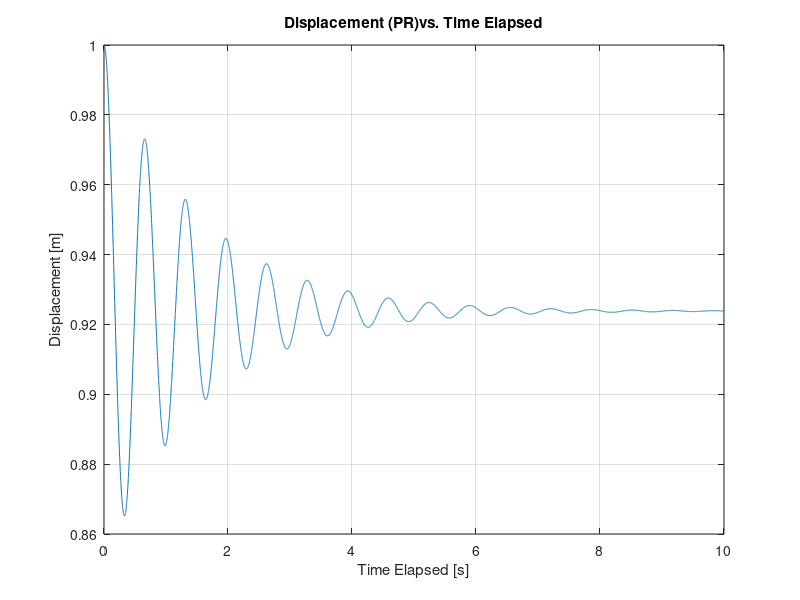
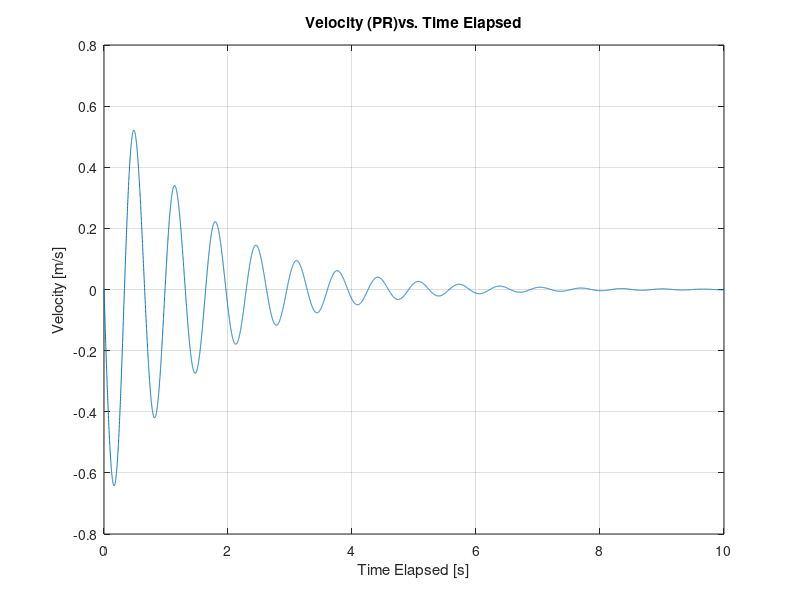
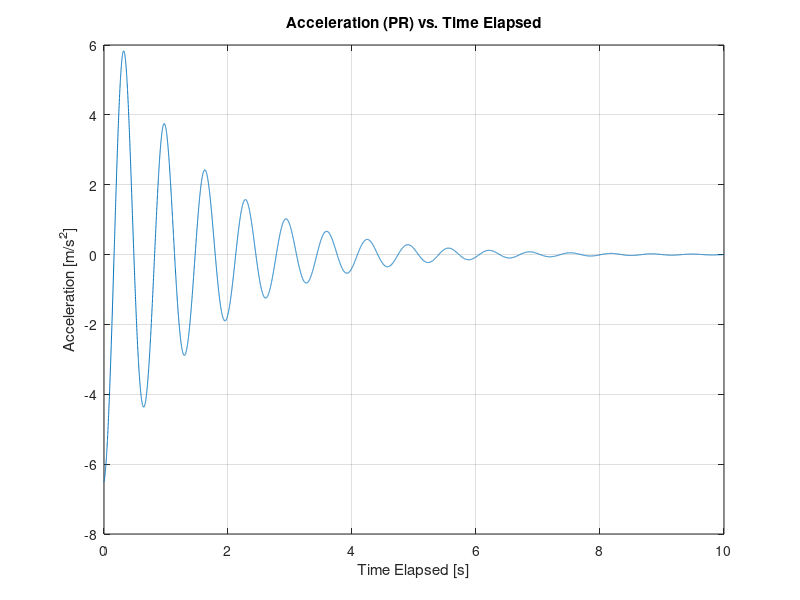
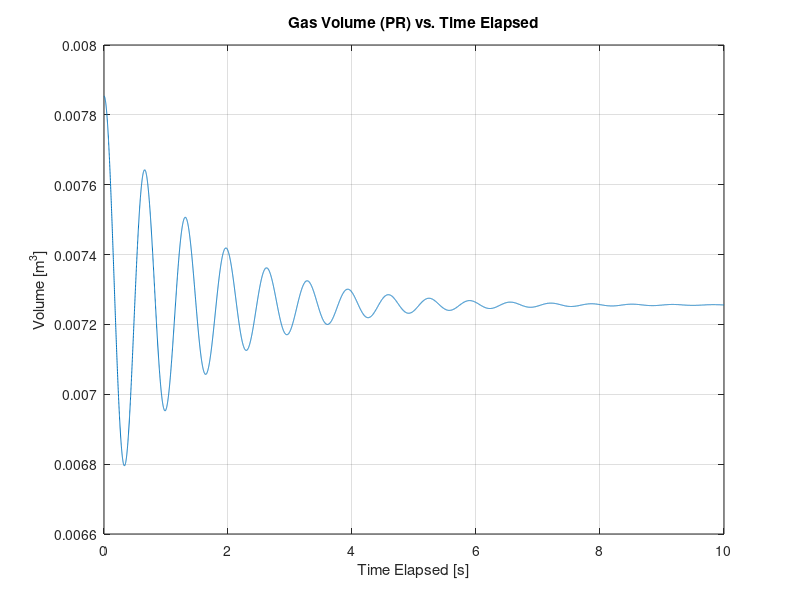

Source code (MATLAB) for these figures, in order: (Note: this script raises an error after producing the figures.)
h = 1e-3; %increments of time
t=0:h:10; %time elapsed
L1 = 1; %piston bottom to cylinder bottom initial distance 
x0 = L1; %initial position
v0 = 0; %initial velocity
R = 8.314; %gas constant (J/(mol*K))
T = 310; %Temperature of gas (k)
n = 0.323; %moles of gas (moles)
m = 1.5; %Mass of piston 
Patm = 101325; 
x=zeros(1,length(t));
x(1)=x0;
v=zeros(1,length(t));
v(1)=v0;
M = 9; 
mu = 1450; %change to 0 for reversible!)
r = 0.05; %Cylinder radius (m)
L2 = 0.03; %piston thickness
g = 9.81; %gravity

Tc = 33.19; %K
Pc = 1.313*10^6; %pa
phi = 0.45724;
Omega = 0.07780;
omega = -0.216;
sig = 1 +sqrt(2);
eps = 1-sqrt(2);

Tr = T/Tc;
alpha = (1+(0.37464+1.54225*omega-0.26992*omega^2)*(1-sqrt(Tr)))^2;

% change the function depending on the system

a = phi*alpha*R^2*Tc^2/Pc; %a(T)
b = Omega*(R*Tc/Pc);

% change the function depending on the system
P =@(x) ((R*T)./(((pi*r^2.*x)/n) -b)) - (a/((sig-eps)*b))*((1./(pi*r^2.*x) +eps*b) - (1./((pi*r^2.*x)+sig*b)));
F_tx=@(x,v) v;
F_tv=@(x,v) -(mu*2*pi*r*L2/(M+m)).*v-g-((Patm-P(x)).*pi*r^2/(M+m));

% calculation loop
for i=1:(length(t)-1)
    
    kx1 = F_tx(x(i),v(i))*h;
    kv1 = F_tv(x(i),v(i))*h;
    kx2 = F_tx(x(i)+kx1/2,v(i)+kv1/2)*h;
    kv2 = F_tv(x(i)+kx1/2,v(i)+kv1/2)*h;
    kx3 = F_tx((x(i)+kx2/2),v(i)+kv2/2)*h;
    kv3 = F_tv((x(i)+kx2/2),(v(i)+kv2/2))*h;
    kx4 = F_tx((x(i)+kx3),v(i)+kv3)*h;
    kv4 = F_tv((x(i)+kx3),(v(i)+kv3))*h;
    
    x(i+1) = x(i) + (kx1+2*kx2+2*kx3+kx4)/6; 
    v(i+1) = v(i) + (kv1+2*kv2+2*kv3+kv4)/6;

end

%displacement vs time
figure;
plot(t, x);
xlabel('Time Elapsed [s]');
ylabel('Displacement [m]');
title('Displacement (PR)vs. Time Elapsed');
grid on; 

%velocity vs time
figure;
plot(t, v);
xlabel('Time Elapsed [s]');
ylabel('Velocity [m/s]');
title('Velocity (PR)vs. Time Elapsed');
grid on; 

%acceleration vs time
accel = F_tv(x,v);
figure;
plot(t, accel);
xlabel('Time Elapsed [s]');
ylabel('Acceleration [m/s^2]');
title('Acceleration (PR) vs. Time Elapsed');
grid on; 

volume = (pi*r^2.*x);
figure;
plot(t, volume);
xlabel('Time Elapsed [s]');
ylabel('Volume [m^3]');
title('Gas Volume (PR) vs. Time Elapsed');
grid on; 

Pres = ((R*T)./(((pi*r^2.*x)/n) -b)) - (a/((sig-eps)*b))*((1./(pi*r^2.*x) +eps*b) - (1./((pi*r^2.*x)+sig*b)));
figure;
plot(t, Pres);
xlabel('Time Elapsed [s]');
ylabel('Pressure [Pa]');
title('Gas Pressure (PR) vs. Time Elapsed');
grid on; 

Wg = (M+m)*g*(L1-x);
figure;
plot(t, Wg);
xlabel('Time Elapsed [s]');
ylabel('Work [J]');
title('Gravity Work (PR) vs. Time Elapsed');
grid on; 

Watm = Patm*pi*r^2*(L1-x);
figure;
plot(t, Watm);
xlabel('Time Elapsed [s]');
ylabel('Work [J]');
title('Atmospheric Work (PR) vs. Time Elapsed');
grid on; 

W_fr = -cumtrapz(t, mu*2*pi*r*L2*v.^2);
figure;
plot(t, W_fr);
xlabel('Time Elapsed [s]');
ylabel('Work [J]');
title('Friction Work (PR) vs. Time Elapsed');
grid on; 

integrand = (R * T) ./ ((pi * r^2 .* x) / n - b) - ...
            (a ./ (((pi * r^2 .* x) / n + eps * b)) .* ((pi * r^2 .* x / n + sig * b)));
W_gas = pi*r^2*cumtrapz(x, integrand);
figure;
plot(t, W_gas);
xlabel('Time Elapsed [s]');
ylabel('Work [J]');
title('Gas Work (PR) vs. Time Elapsed');
grid on; 

tot_work = W_fr+W_gas+Watm+Wg;
KE = 0.5*(M+m).*(v.^2);
figure;
plot(t,tot_work, 'b');
hold on;
plot(t, KE, 'r');
hold off;
xlabel('Time Elapsed [s]');
ylabel('[J]');
legend('Total Work', 'Kinetic Energy');
title('Total Work & KE (PR) vs. Time Elapsed');

[M1_PR, x_real_PR, W_gas_PR] = Quasi_work(phi, Omega, sig, eps, alpha);

figure;
plot(x_real_PR, W_gas_PR);
xlabel('Displacement (m)');
ylabel('Work (J)');
title('Quasi Static Work (PR) vs Displacement');
grid on;
